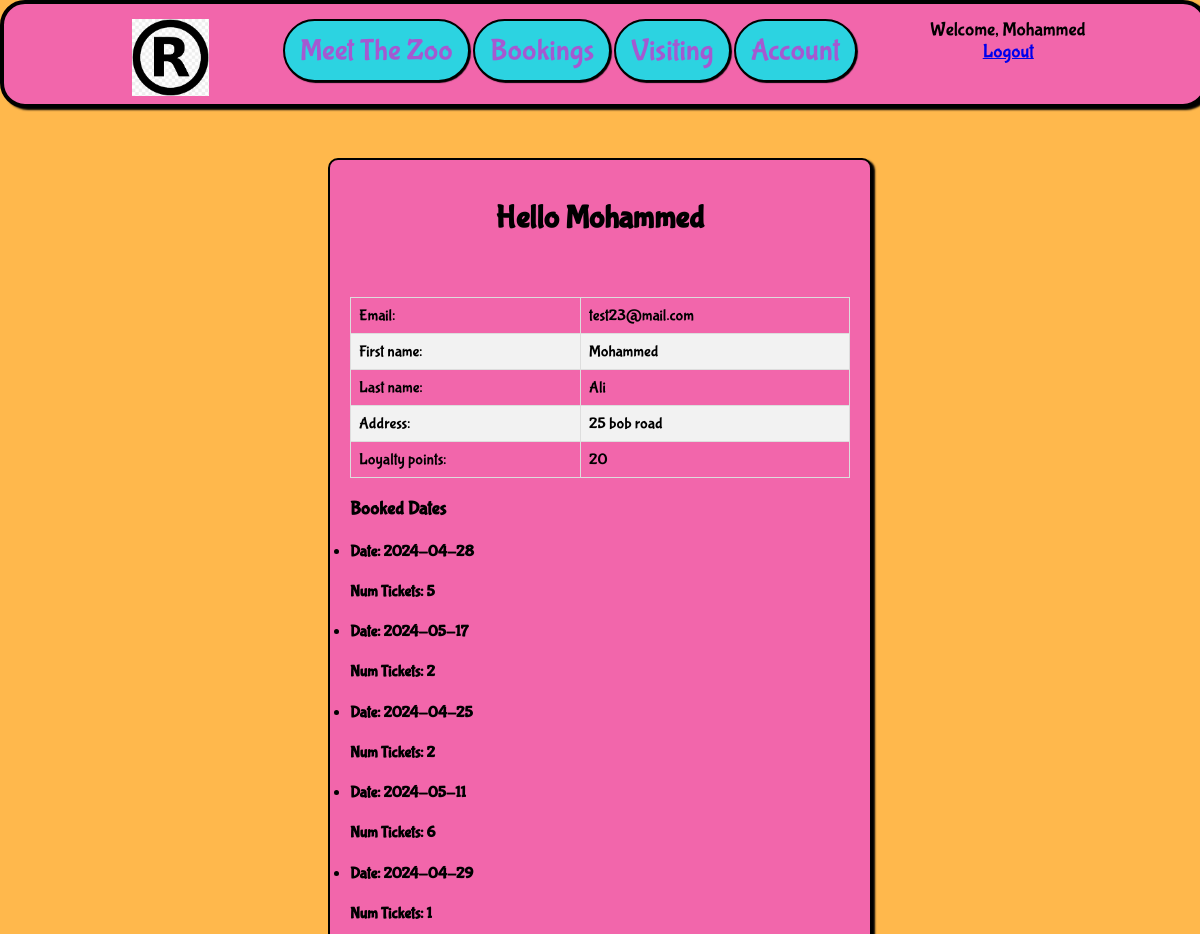
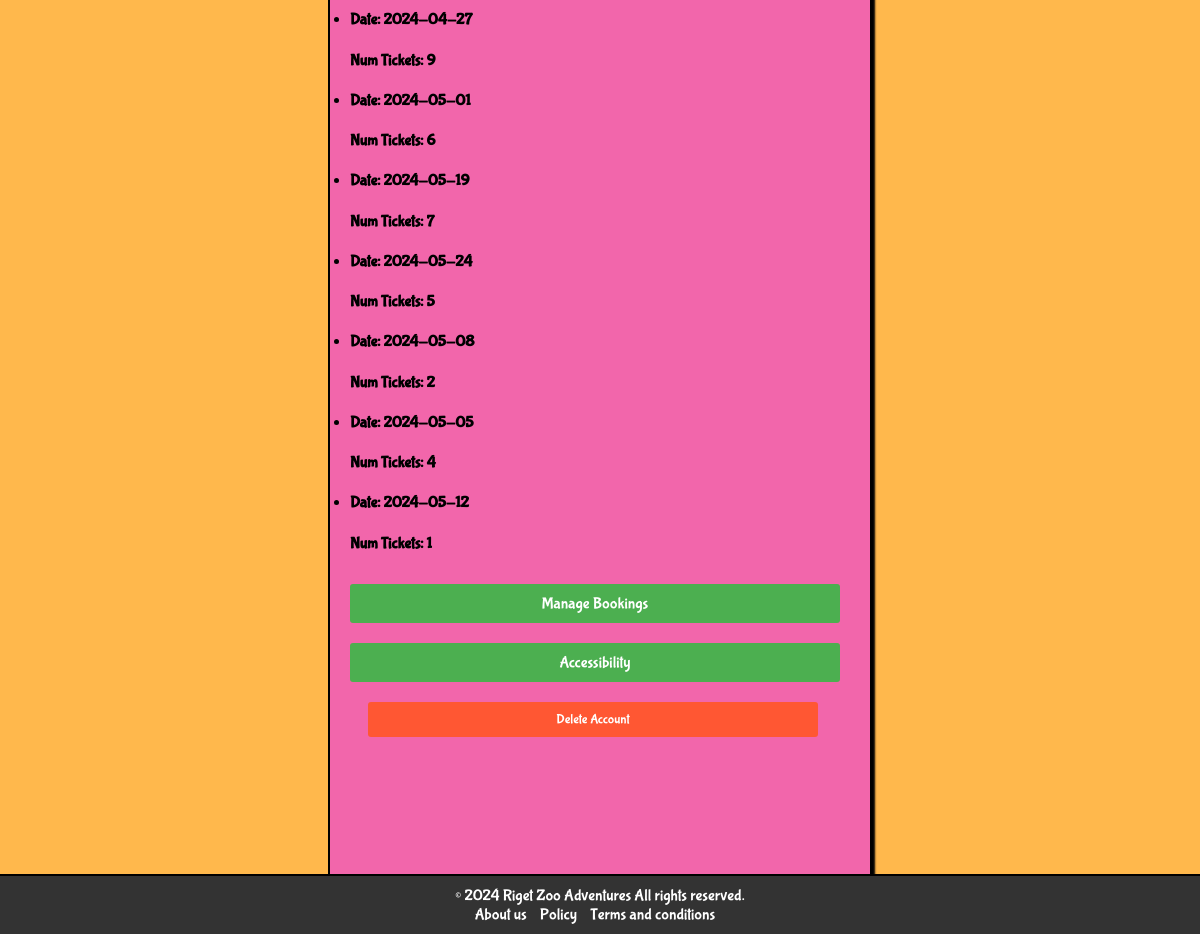
The page /account (signed in) on the database its author committed (2 pictures, top to bottom).
### tables this page shows
CREATE TABLE users(id INTEGER PRIMARY KEY AUTOINCREMENT,email TEXT, password TEXT, firstname TEXT, lastname TEXT, address TEXT, user_points INTEGER DEFAULT 0);

CREATE TABLE zoobookings (
        bookingID INTEGER PRIMARY KEY AUTOINCREMENT,
        userID INTEGER NOT NULL,
        dateID INTEGER NOT NULL,
        FOREIGN KEY (userID) REFERENCES users(id),   
        FOREIGN KEY (dateID) REFERENCES availablezoo(Date) 
        CONSTRAINT fk_user_exists FOREIGN KEY (userID) REFERENCES users(id) ON DELETE CASCADE  
    );

### app.py (the view)
@app.route("/account")
@login_required
def account():
    with sqlite3.connect("zoo.db") as con:
        cur = con.cursor()
        cur.execute("select dateID from zoobookings where userID = (?)",[current_user.id])
        rows = cur.fetchall();
        datesCount=list(Counter((rows)).items())
    return render_template("account.html",bookings=datesCount)

### app.py (called while the page is built)
@login_manager.user_loader
def load_user(id):
    conn = sqlite3.connect('zoo.db')
    curs = conn.cursor()
    curs.execute("SELECT * from users where id=(?)",[id]) #Connects to database corresnponding to userID
    liUser = curs.fetchone()
    if liUser is None:
        return None  #returns none if no user exists
    else:
        return User(int(liUser[0]), liUser[1], liUser[2], liUser[3], liUser[4], liUser[5], liUser[6])

### templates/account.html (shortened to what this page needs)
{% extends "base.html" %}
{% block content %}
<div class="container-left">
  <h1>Hello {{ current_user.firstname }}</h1>
  <br>
  <div>
      <table>
          <tr>
              <td>Email:</td>
              <td>{{ current_user.email }}</td>
          </tr>
          <tr>
              <td>First name:</td>
              <td>{{ current_user.firstname }}</td>
          </tr>
          <tr>
              <td>Last name:</td>
              <td>{{ current_user.lastname }}</td>
          </tr>
          <tr>
              <td>Address:</td>
              <td>{{ current_user.address }}</td>
          </tr>
          <tr>
              <td>Loyalty points:</td>
              <td>{{ current_user.user_points }}</td>
          </tr>
      </table>
  </div>
  <div class="bookings">
      <h3>Booked Dates</h3>
      {% if bookings %}
          <ul>
              {% for booking in bookings %}
                  <li>
                      <h4>Date: {{ booking[0][0] }}</h4><h4>Num Tickets: {{ booking[1] }}</h4>
                  </li>
              {% endfor %}
          </ul>
      {% else %}
          <p>You don't have any bookings yet</p>
      {% endif %}
  </div>
  <a href="/manage_bookings" class="button">Manage Bookings</a>
  <a href="/accessibility" class="button">Accessibility</a>
  <button onclick="confirmDelete()" class="button red">Delete Account</button>
</div>
{% endblock %}

### templates/base.html (shortened to what this page needs)
<!DOCTYPE html>
<html lang="en">
<head>
    <link id="pageStyle" rel="stylesheet" href="{{ url_for('static', filename='styles/one.css') }}">
</head>
<body>
    <div class="navbar">
        <li>
            <a class="Logo" href="/"><img class="Navbar-Logo" src="{{ url_for('static', filename='images/RZA Logo.png') }}" alt="Navbar Logo"></a>
            <a id="nbcontent" href="meetthezoo">Meet The Zoo</a>
            <a id="nbcontent" href="bookings">Bookings</a>
            <a id="nbcontent" href="visiting">Visiting</a>
            <a id="nbcontent" href="account">Account</a>
            <div class="user-info">
                {% if current_user.is_authenticated %}
                    <span class="welcome-message">Welcome, {{ current_user.firstname }}</span>
                    <br><a id="logout" href="logout">Logout</a>
                {% endif %}
            </div>
        </li>
    </div>
    {% block content %}
    {% endblock %}
    <footer class="footer">
        <p>&copy; 2024 Riget Zoo Adventures All rights reserved.</p>
        <li>
            <a id="ftcontent" href="aboutus">About us</a>
            <a id="ftcontent" href="policy">Policy</a>
            <a id="ftcontent" href="tnc">Terms and conditions</a>
        </li>
    </footer>
</body>
</html>

### static/styles/one.css (style rules this page uses)
body { margin:0px; background-color: #FFB84C; font-family: system-ui, -apple-system, BlinkMacSystemFont, 'Segoe UI', Roboto, Oxygen, Ubuntu, Cantarell, 'Open Sans', 'Helvetica Neue', sans-serif; }
.navbar { background-color: #f266ab; text-align: center; text-decoration: none; border: 4px solid black; border-radius: 25px; height: 100px; display: flex; width: 100%; box-shadow: 3px 2px 2px black; display: inline-block; margin: 0 auto; justify-content: center; z-index: 1000; }
.navbar li { display: inline-block; text-decoration: none; list-style: none; text-align: center !important; padding-top: 10px!important; margin:0 20px; height:auto; width: auto; display: inline-block; margin: 0 auto; justify-content: center; margin-top: 5px; font: DK Brush; z-index: 1000; font-family: DK Brush; }
#nbcontent { text-decoration: none; color: #a459d1; background-color: #2CD3E1; font-size: 30px; border: 2px solid black; border-radius: 40px; text-align: center; padding: 12px 15px; transition: ease-in-out 0.3s; overflow: hidden; z-index: 1000; height: auto; width: auto; box-shadow: 1px 1px 1px black; display: inline-block; margin: 0 auto; justify-content: center; }
.navbar { min-height: fit-content; }
.Navbar-Logo { height: auto; width: 8%; max-width: 10%; float: left; padding-left: 10px; }
.user-info { float: right; font-size: larger; }
.footer { background-color: #333; color: white; padding: 20px; border-top: 2px solid black; margin-top: 20px; }
.footer p { margin: 0; }
.footer a { color: white; text-decoration: none; margin-right: 10px; }
.footer { list-style: none; font-family: DK Brush; }
.footer { position: fixed; left: 0; bottom: 0; width: 100%; background-color: #333333; color: white; text-align: center; padding: 10px 0; }

### templates/account.html (style rules this page uses)
body { font-family: DK Brush; background-color: #FFB84C; margin: 0; padding: 0; }
h1 { text-align: center; margin-top: 20px; font-family: DK Brush; }
.container-left { max-width: 500px; margin: 50px auto; background: #fff; padding: 20px; border-radius: 5px; box-shadow: 0px 0px 10px 0px rgba(0, 0, 0, 0.1); font-family: DK Brush; border: 2px solid black; border-radius: 10px; background-color: #f266ab; box-shadow: 3px 2px 2px black; padding-bottom: 135px; }
table { width: 100%; border-collapse: collapse; font-family: DK Brush; }
table td, table th { border: 1px solid #ddd; padding: 8px; }
table tr:nth-child(even) { background-color: #f2f2f2; }
.button { background-color: #4CAF50; color: white; padding: 10px 20px; border: none; border-radius: 3px; cursor: pointer; font-family: DK Brush; width: 450px; margin-top: 10px; margin-bottom: 10px; text-decoration: none; text-align: center; display: inline-block; }
.button.red { background-color: #ff5733; width: 90%; width: 450px; margin-left: 18px; }
.bookings { margin-top: 20px; font-family: DK Brush; }
.bookings h3 { margin-bottom: 10px; }
.bookings ul { padding: 0; margin: 0; }
.bookings li { font-family: DK Brush; margin-bottom: 10px; }

### rows shown on the page
users: firstname "Mohammed", email "test23@mail.com", lastname "Ali", address "25 bob road", user_points "20"
zoobookings: dateID "2024-04-28", booking "5"
zoobookings: dateID "2024-05-17", booking "2"
zoobookings: dateID "2024-04-25", booking "2"
zoobookings: dateID "2024-05-11", booking "6"
zoobookings: dateID "2024-04-29", booking "1"
zoobookings: dateID "2024-04-27", booking "9"
zoobookings: dateID "2024-05-01", booking "6"
zoobookings: dateID "2024-05-19", booking "7"
zoobookings: dateID "2024-05-24", booking "5"
zoobookings: dateID "2024-05-08", booking "2"
zoobookings: dateID "2024-05-05", booking "4"
zoobookings: dateID "2024-05-12", booking "1"
